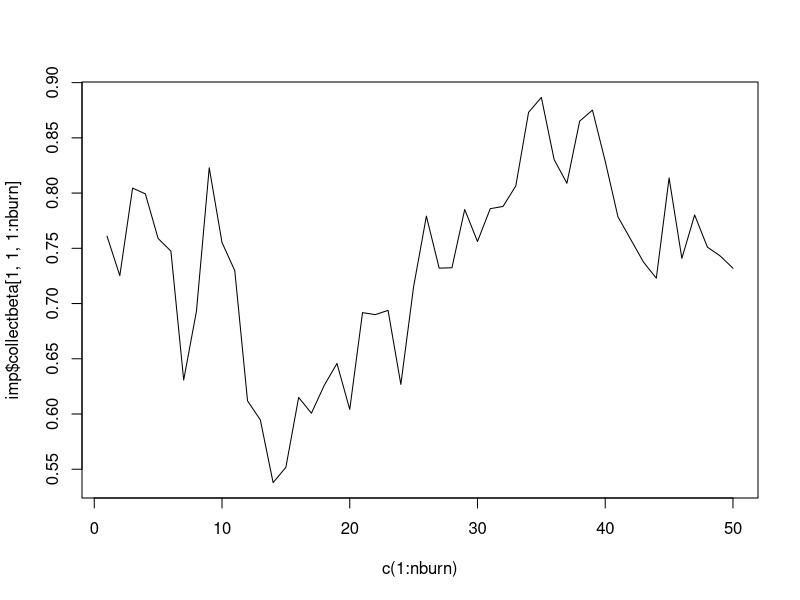
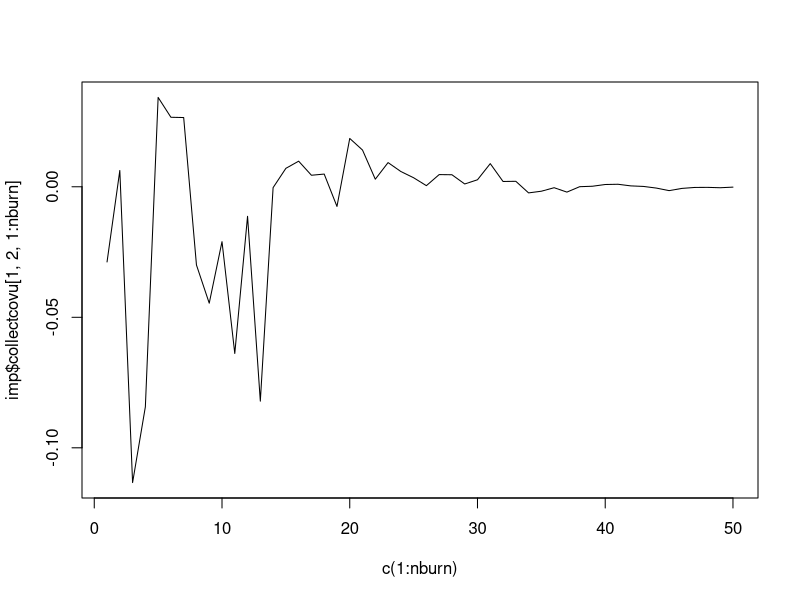

These charts were generated, in order, by the following R code:
library(jomo)


### Name: jomo1ranconhr.MCMCchain
### Title: JM Imputation of clustered data with continuous variables only
###   with cluster-specific covariance matrices - A tool to check
###   convergence of the MCMC
### Aliases: jomo1ranconhr.MCMCchain

### ** Examples


attach(cldata)

# we define the inputs
# nimp, nburn and nbetween are smaller than they should. This is
#just because of CRAN policies on the examples.

Y<-data.frame(measure,age)
X<-data.frame(rep(1,1000),sex)
Z<-data.frame(rep(1,1000))
clus<-data.frame(city)
beta.start<-matrix(0,2,2)
u.start<-matrix(0,10,2)
l1cov.start<-matrix(diag(1,2),20,2,2)
l2cov.start<-diag(1,2)
l1cov.prior=diag(1,2);
nburn=as.integer(50);

l2cov.prior=diag(1,5);
a=3

# Finally we run either the model with fixed or random cluster-specific cov. matrices:

imp<-jomo1ranconhr.MCMCchain(Y,X,Z,clus,beta.start,u.start,l1cov.start, l2cov.start,
          l1cov.prior,l2cov.prior,nburn=nburn,meth="random")
          
#We can check the convergence of the first element of beta:

plot(c(1:nburn),imp$collectbeta[1,1,1:nburn],type="l")

#Or similarly we can check the convergence of any element of th elevel 2 cov. matrix:

plot(c(1:nburn),imp$collectcovu[1,2,1:nburn],type="l")
